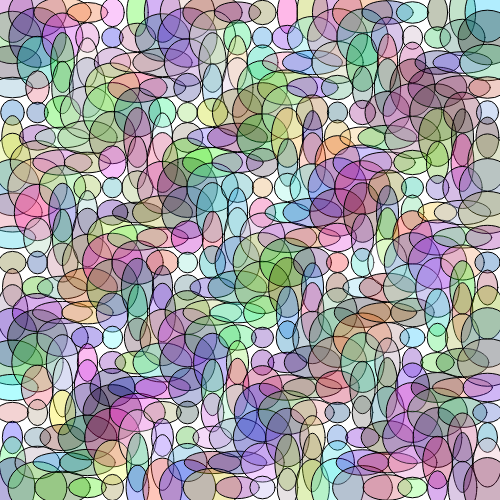
Frame 1 (no input)
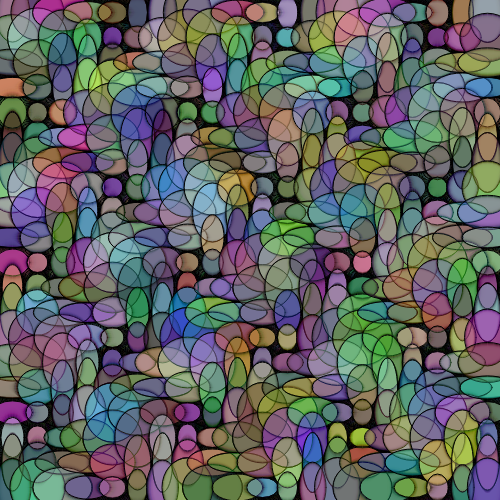
Frame 60 (no input)
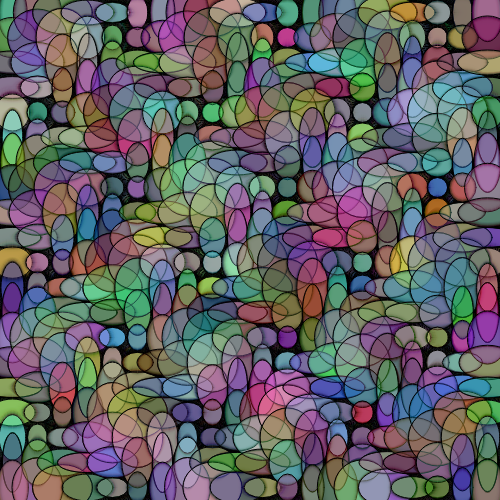
Frame 120 (the mouse pressed at the canvas centre since frame 60)

The p5.js sketch that drew these frames (run headless with seeded random() and noise() and a simulated clock; from frame 60 on, the mouse is pressed at the canvas centre):

// p5.js sketch
// ── sketch.js
function setup() {
    createCanvas(500, 500);
    strokeWeight(1);
    frameRate(24)
  }
  
  function draw() {
    background(0, 0, 0, 1);
    let cols = 20;
    let rows = 20;
    let spacingX = width / cols ;
    let spacingY = height / rows ;
    
    for (let i = 0; i < cols; i++) {
      for (let j = 0; j < rows; j++) {
        fill(random(255), random(255), random(255), 80);
        let x = i * spacingX + spacingX / 2;
        let y = j * spacingY + spacingY / 2;
        let w = sin(frameCount * 0.1 + i + j) * 20 + 40;
        let h = cos(frameCount * 0.1 + i - j) * 20 + 40;
        
        stroke(0, 0, 0);
        ellipse(x, y, w, h);
      }
    }
  }
  
